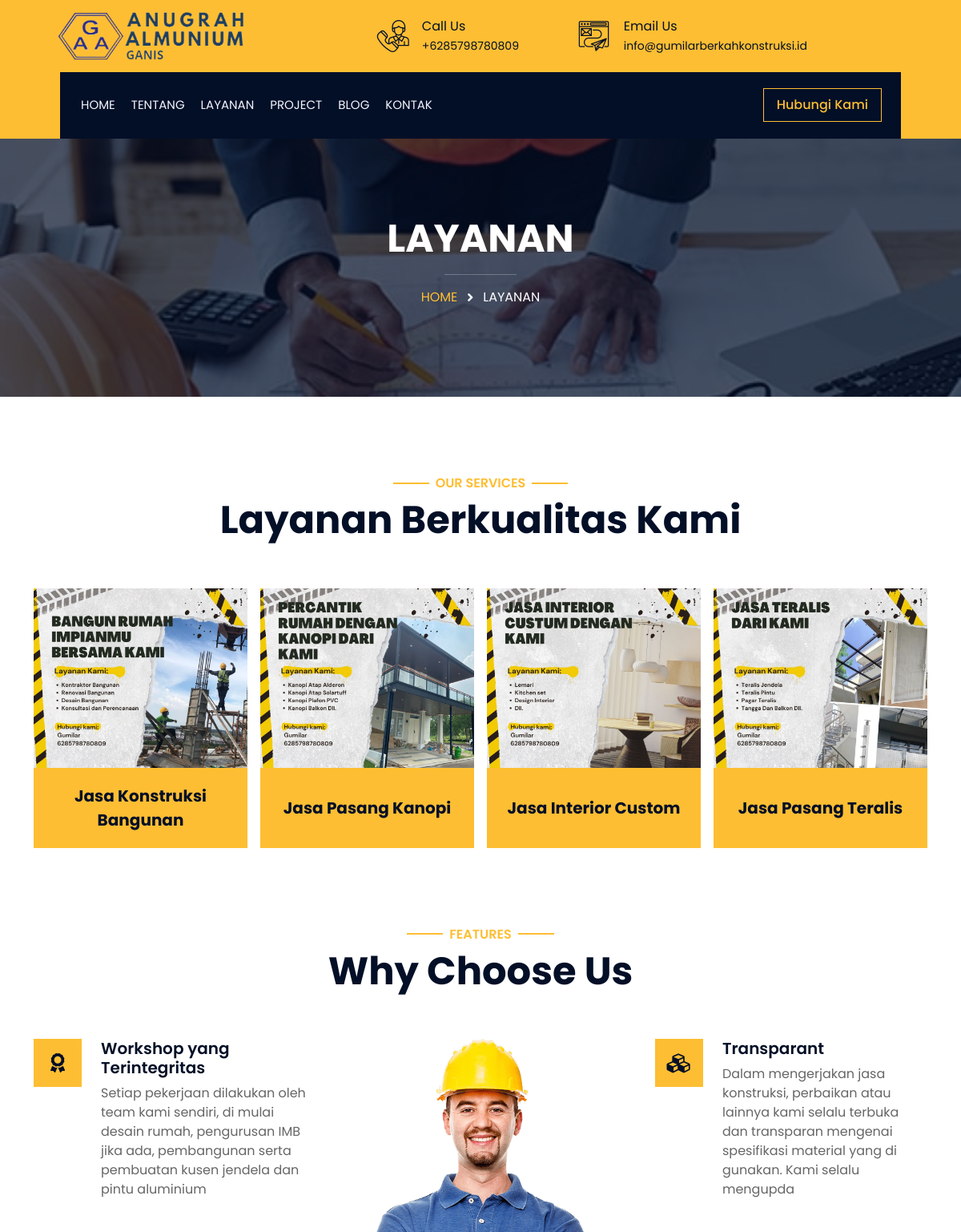
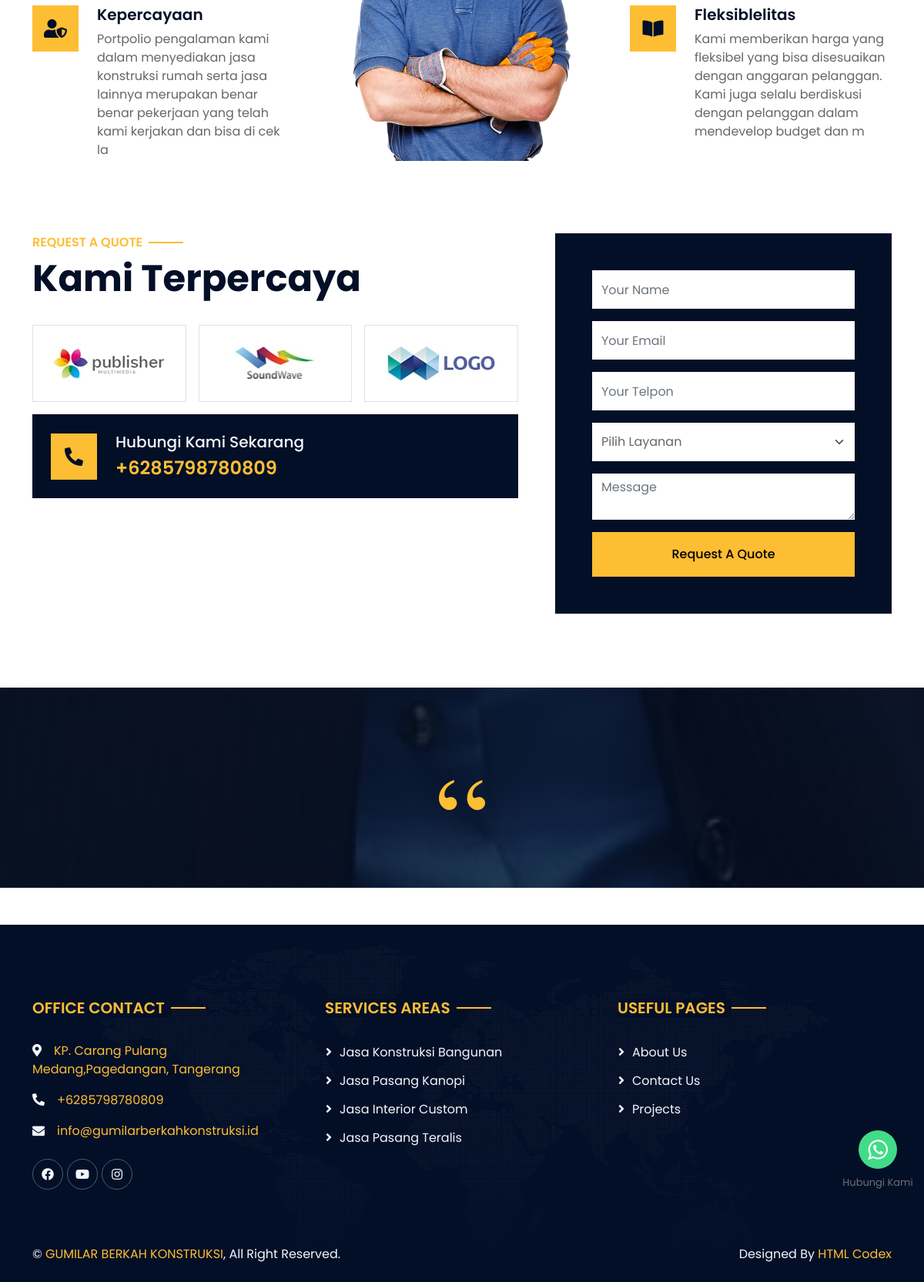
The app's page /index.php/service with its own data (2 pictures, top to bottom).
### tables this page shows
CREATE TABLE `whatsap_navigasi` (
  `id` int NOT NULL,
  `no` varchar(20) NOT NULL,
  `link` varchar(225) NOT NULL,
  `text_title` varchar(50) NOT NULL,
  `pesan` text NOT NULL
);

CREATE TABLE `set_app` (
  `id` int NOT NULL,
  `nama_web` varchar(100) NOT NULL,
  `tentang` text NOT NULL,
  `notlp` varchar(20) NOT NULL,
  `email` varchar(50) NOT NULL,
  `lokasi` varchar(255) NOT NULL,
  `title` varchar(100) NOT NULL,
  `map` text NOT NULL,
  `alamat` text NOT NULL,
  `logo` varchar(100) NOT NULL,
  `favicon` varchar(100) NOT NULL,
  `site` varchar(50) NOT NULL,
  `keyword` text NOT NULL,
  `kota` varchar(100) NOT NULL,
  `provinsi` varchar(100) NOT NULL,
  `pos` int NOT NULL
);

CREATE TABLE `s_service` (
  `id` int NOT NULL,
  `title` varchar(160) NOT NULL,
  `body` longtext NOT NULL,
  `images` varchar(225) NOT NULL,
  `slug` varchar(225) NOT NULL,
  `seo_title` varchar(160) NOT NULL,
  `seo_deskripsi` varchar(190) NOT NULL,
  `seo_keyword` varchar(225) NOT NULL,
  `file` varchar(100) NOT NULL
);

CREATE TABLE `s_chose_us` (
  `id` int NOT NULL,
  `title` varchar(100) NOT NULL,
  `deskripsi` varchar(160) NOT NULL,
  `icon` varchar(100) NOT NULL,
  `position` varchar(50) NOT NULL
);

CREATE TABLE `quote` (
  `id` int NOT NULL,
  `title` varchar(100) NOT NULL,
  `file` varchar(190) NOT NULL
);

### application/views/web/section/service.php (the view, shortened to what the rows shown need)
<div class="container-fluid py-5">
    <div class="container">
        <div class="section-header text-center pb-5 wow fadeIn" data-wow-delay="0.1s">
            <h1 class="display-5">Layanan Berkualitas Kami</h1>
        </div>
        <div class="row g-3">
            <?php foreach ($service as $sr): ?>
                <div class="col-lg-3 col-md-6 wow fadeIn" data-wow-delay="0.3s">
                    <div class="service-2">
                        <div class="service-inner position-relative">
                            <img class="img-fluid w-100" src="<?= htmlentities(base_url('assets/upload/post/') . $sr->images, ENT_QUOTES)  ?>" alt="<?= $sr->title ?>">
                        </div>
                        <div class="service-title px-3">
                            <a class="fs-5 fw-bold text-dark" href="<?= htmlentities(base_url('jasa/') . $sr->slug, ENT_QUOTES)  ?>"><?= htmlentities($sr->title)  ?></a>
                        </div>
                    </div>
                </div>
            <?php endforeach ?>
        </div>
    </div>
</div>

### application/views/component/web/navbar.php (shortened to what the rows shown need)
<link rel="stylesheet" href="https://maxcdn.bootstrapcdn.com/font-awesome/4.5.0/css/font-awesome.min.css">
<div class="floating_btn">
    <a target="_blank" href="<?= base_url('whatsapp/navigasi') ?>" target="_blank">
        <div class="contact_icon">
        </div>
    </a>
    <p class="text_icon"><?= whatsappNav('title') ?></p>
</div>
<div class="wrapper">
    <div class="container-fluid bg-primary">
        <div class="row align-items-center top-bar">
            <div class="col-lg-4 col-md-12 text-center text-lg-start">
                <a href="#" class="navbar-brand m-0 p-0">
                    <img class="display-6 me-3" style="height:100px;" src="<?= base_url('assets/upload/img/') . AppIdentitas('logo') ?>" alt="Logo">
                </a>
            </div>
            <div class="col-lg-8 col-md-7 d-none d-lg-block">
                <div class="row">
                    <div class="col-4">
                        <div class="d-flex align-items-center justify-content-end text-dark">
                            <div class="ps-3">
                                <p class="mb-0">Call Us</p>
                                <small>+<?= AppIdentitas('tlp') ?></small>
                            </div>
                        </div>
                    </div>
                    <div class="col-6">
                        <div class="d-flex align-items-center justify-content-end text-dark">
                            <div class="ps-3">
                                <p class="mb-0">Email Us</p>
                                <small><?= AppIdentitas('email') ?></small>
                            </div>
                        </div>
                    </div>
                </div>
            </div>
        </div>
    </div>

### application/views/web/section/whychose.php (shortened to what the rows shown need)
<div class="container-fluid py-5">
    <div class="container">
        <div class="section-header text-center pb-5 wow fadeIn" data-wow-delay="0.1s">
            <h1 class="display-5">Why Choose Us</h1>
        </div>
        <div class="row g-5">
            <div class="col-lg-4">
                <div class="row g-5">
                    <?php foreach ($whychose_r as $why): ?>
                        <div class="col-12 wow fadeIn" data-wow-delay="0.2s">
                            <div class="d-flex">
                                <div class="bg-primary rounded d-flex align-items-center justify-content-center flex-shrink-0 me-4" style="width: 60px; height: 60px;">
                                    <i class="<?= $why->icon ?> fs-4 text-dark"></i>
                                </div>
                                <div>
                                    <h5 class="fw-semi-bold"><?= $why->title ?></h5>
                                    <p class="mb-0"><?= $why->deskripsi ?></p>
                                </div>
                            </div>
                        </div>
                    <?php endforeach ?>
                </div>
            </div>
            <div class="col-lg-4">
                <div class="row g-5">
                    <?php foreach ($whychose_l as $whyl): ?>
                        <div class="col-12 wow fadeIn" data-wow-delay="0.3s">
                            <div class="d-flex">
                                <div class="bg-primary rounded d-flex align-items-center justify-content-center flex-shrink-0 me-4" style="width: 60px; height: 60px;">
                                    <i class="<?= $whyl->icon ?> fs-4 text-dark"></i>
                                </div>
                                <div>
                                    <h5 class="fw-semi-bold"><?= $whyl->title ?></h5>
                                    <p class="mb-0"><?= $whyl->deskripsi ?></p>
                                </div>
                            </div>
                        </div>
                    <?php endforeach ?>
                </div>
            </div>
        </div>
    </div>
</div>

### application/views/web/section/quote.php (shortened to what the rows shown need)
<link rel="stylesheet" type="text/css" href="https://cdnjs.cloudflare.com/ajax/libs/toastr.js/latest/css/toastr.min.css">
<div class="container-fluid py-5">
    <div class="container">
        <div class="row g-5">
            <div class="col-lg-7">
                <div class="section-header text-start pb-4 wow fadeIn" data-wow-delay="0.1s">
                    <h1 class="display-5">Kami Terpercaya</h1>
                </div>
                <div class="row g-3">
                    <?php foreach ($vendor as $ven): ?>
                        <div class="col-6 col-md-4 wow fadeIn" data-wow-delay="0.2s">
                            <div class="border p-4">
                                <img class="img-fluid" src="<?= base_url('assets/upload/img/') . $ven->file ?>" alt="<?= $ven->title ?>">
                            </div>
                        </div>
                    <?php endforeach ?>
                </div>
                <div class="bg-dark d-flex align-items-center p-4 mt-3 wow fadeIn" data-wow-delay="0.8s">
                    <div class="ps-4">
                        <a href="tel:+<?= AppIdentitas('tlp') ?>" target=" _blank" rel="noopener noreferrer">
                            <h4 class="text-primary mb-0">+<?= AppIdentitas('tlp') ?></h4>
                        </a>
                    </div>
                </div>
            </div>
        </div>
    </div>
</div>

### application/views/component/web/footer.php (shortened to what the rows shown need)
<?php $this->db->limit(5);
$query = $this->db->get('s_service')->result();
?>
<div class="container-fluid bg-dark text-light footer pt-5 mt-5 wow fadeIn" data-wow-delay="0.1s">
    <div class="container py-5">
        <div class="row gy-5">
            <div class="col-md-6 col-lg-4">
                <p><i class="fas fa-map-marker-alt me-3"></i><a href="<?= AppIdentitas('lokasi') ?>"><?= AppIdentitas('alamat') ?></a></p>
                <p><i class="fas fa-phone-alt me-3"></i><a href="tel:">+<?= AppIdentitas('tlp') ?></a></p>
                <p><i class="fa fa-envelope me-3"></i><a href="mailto:<?= AppIdentitas('email') ?>" class="__cf_email__"><?= AppIdentitas('email') ?></a></p>
            </div>
            <div class="col-md-6 col-lg-4">
                <div class="section-header text-start pb-4">
                    <h6 class="h5 bg-dark px-2 fw-semi-bold text-uppercase text-primary">Services Areas</h6>
                </div>
                <?php foreach ($query as $q): ?>
                    <a class="btn btn-link" href="<?= base_url('jasa/') . $q->slug ?>"><?= $q->title ?></a>
                <?php endforeach ?>
            </div>
        </div>
    </div>
    <div class="container py-4">
        <div class="row">
            <div class="col-md-6 text-center text-md-start">
                <p class="m-md-0">&copy; <a href="#"><?= AppIdentitas('nama_web') ?></a>, All Right Reserved.</p>
            </div>
        </div>
    </div>
</div>
</div>

### records on screen
whatsap_navigasi: text_title "Hubungi Kami"
set_app: logo (picture), notlp "6285798780809", email "info@gumilarberkahkonstruksi.id", alamat "KP. Carang Pulang Medang,Pagedangan, Tangerang", nama_web "GUMILAR BERKAH KONSTRUKSI"
s_service: images (picture), title "Jasa Konstruksi Bangunan"
s_service: images (picture), title "Jasa Pasang Kanopi"
s_service: images (picture), title "Jasa Interior Custom"
s_service: images (picture), title "Jasa Pasang Teralis"
s_chose_us: title "Workshop yang Terintegritas", deskripsi "Setiap pekerjaan dilakukan oleh team kami sendiri, di mulai desain rumah, pengurusan IMB jika ada, pembangunan serta pembuatan kusen jendela dan pintu aluminium"
s_chose_us: title "Kepercayaan", deskripsi "Portpolio pengalaman kami dalam menyediakan jasa konstruksi rumah serta jasa lainnya merupakan benar benar pekerjaan yang telah kami kerjakan dan bisa di cek la"
s_chose_us: title "Transparant", deskripsi "Dalam mengerjakan jasa konstruksi, perbaikan atau lainnya kami selalu terbuka dan transparan mengenai spesifikasi material yang di gunakan. Kami selalu mengupda"
s_chose_us: title "Fleksiblelitas", deskripsi "Kami memberikan harga yang fleksibel yang bisa disesuaikan dengan anggaran pelanggan. Kami juga selalu berdiskusi dengan pelanggan dalam mendevelop budget dan m"
quote: file+title (picture)
quote: file+title (picture)
quote: file+title (picture)

### other values on screen
$breadcrumb['title'] "LAYANAN"
